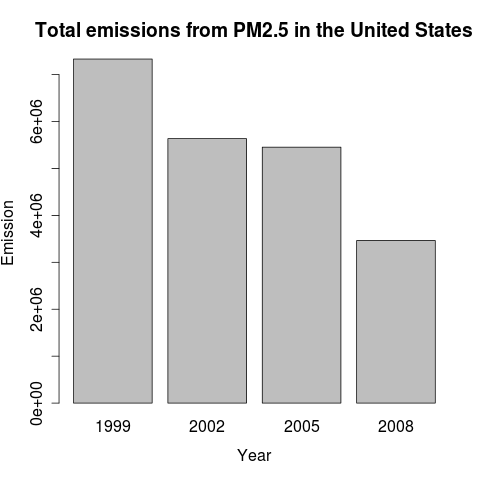

Write the R code that produced this figure.
# author : Alicia Wang
# date : 12 June 2014
# file : plot1.R
#-------------------------------------------------------

#-------------------------------------------------------
plot1 <- function() {
    LoadData()
    totalemiperyear <- tapply(NEI$Emissions, NEI$year, sum, na.rm = TRUE)
    
    par(mfrow = c(1, 1))
    barplot(totalemiperyear, xlab = "Year", ylab = "Emission",
            main = "Total emissions from PM2.5 in the United States")
    
    dev.copy(png, file = "plot1.png")
    dev.off()
}